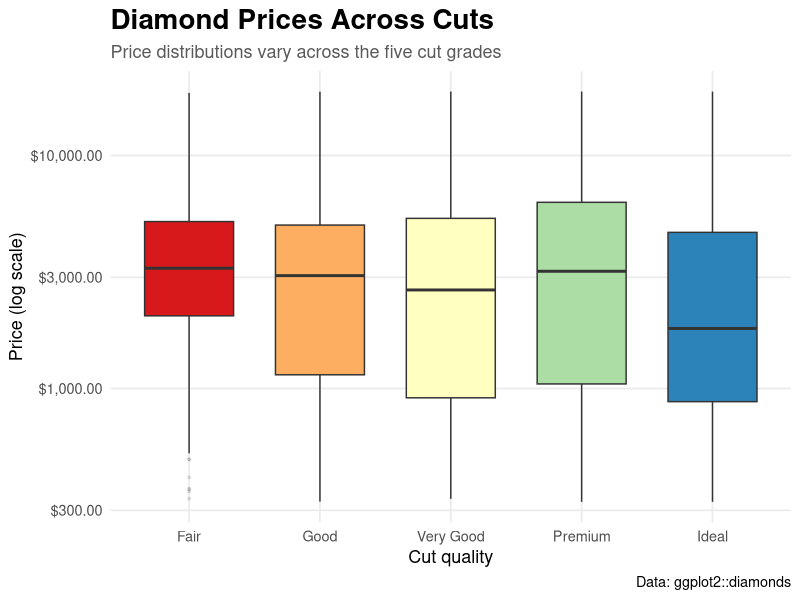

Generate this figure with R:
library(tidyverse)

diamonds_plot <- ggplot(diamonds, aes(x = cut, y = price, fill = cut)) +
  geom_boxplot(width = 0.68, outlier.alpha = 0.12, outlier.size = 0.7) +
  scale_y_log10(labels = scales::label_dollar()) +
  scale_fill_brewer(palette = "Spectral") +
  labs(
    title = "Diamond Prices Across Cuts",
    subtitle = "Price distributions vary across the five cut grades",
    x = "Cut quality",
    y = "Price (log scale)",
    caption = "Data: ggplot2::diamonds"
  ) +
  theme_minimal(base_size = 13) +
  theme(
    plot.title = element_text(face = "bold", size = 20),
    plot.subtitle = element_text(color = "grey35"),
    legend.position = "none",
    panel.grid.minor = element_blank()
  )

ggsave("diamonds-2.png", plot = diamonds_plot, width = 9, height = 6, dpi = 300)
